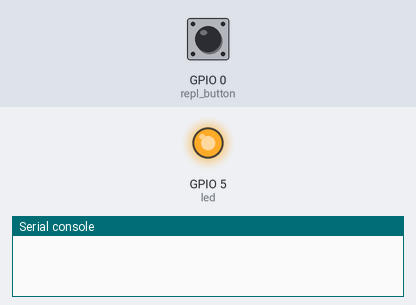
Bench run of a program on a simulated ESP32 board running MicroPython. Shown: output pins drawn as LEDs (lit = HIGH), the last lines printed to the serial console. Inputs (shaded band) come from the test bench; at power-on: GPIO 0 (repl_button) HIGH. At 2.0 s the program stops and its outputs stay as they are.

Above: at 1.2 s.
1.3 s: GPIO 0 (repl_button) pulled LOW for 1.2 s
At 2.5 s:
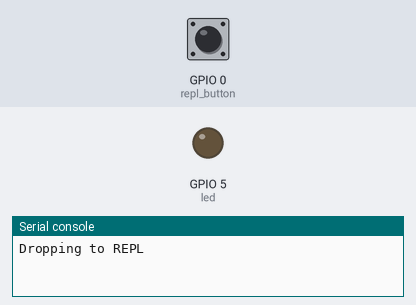
Timing chart, 0 to 3.5 s (numbered marks = the images above; inputs shaded):
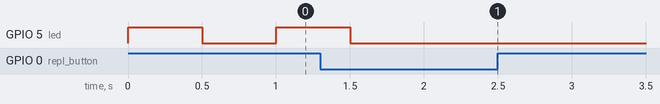

The program:

blinky.py
```python
# Source: https://learn.sparkfun.com/tutorials/micropython-programming-tutorial-getting-started-with-the-esp32-thing/experiment-1-digital-input-and-output

import machine
import sys
import utime

# Pin definitions
repl_button = machine.Pin(0, machine.Pin.IN, machine.Pin.PULL_UP)
led = machine.Pin(5, machine.Pin.OUT)

# Blink forever
while True:

    # If button 0 is pressed, drop to REPL
    if repl_button.value() == 0:
        print("Dropping to REPL")
        sys.exit()

    # Turn LED on and then off
    led.value(1)
    utime.sleep_ms(500)
    led.value(0)
    utime.sleep_ms(500)
```

Measured:
- after the input at 1.3 s, GPIO 5 (led): goes on until 1.5 s, then stays LOW
